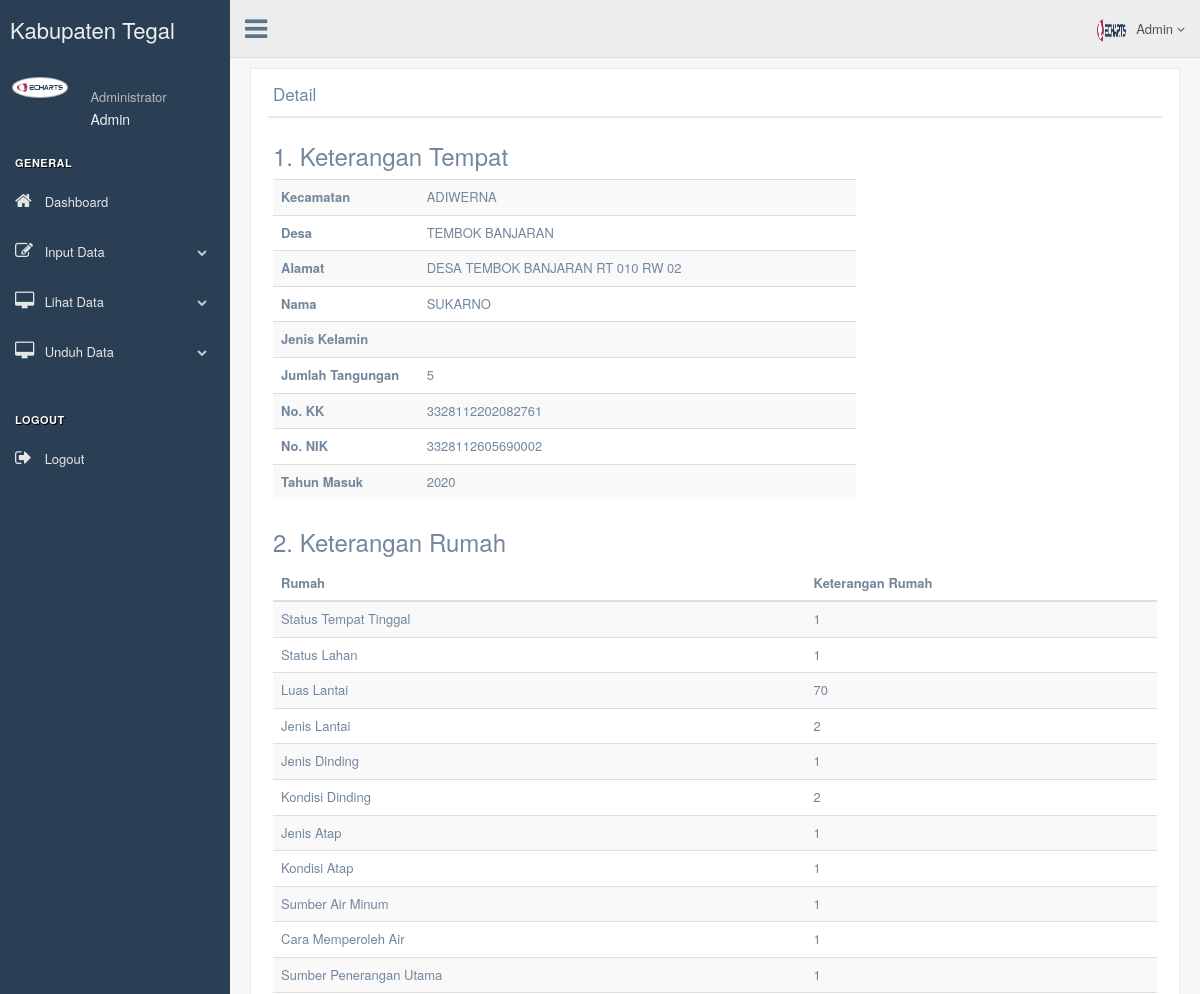
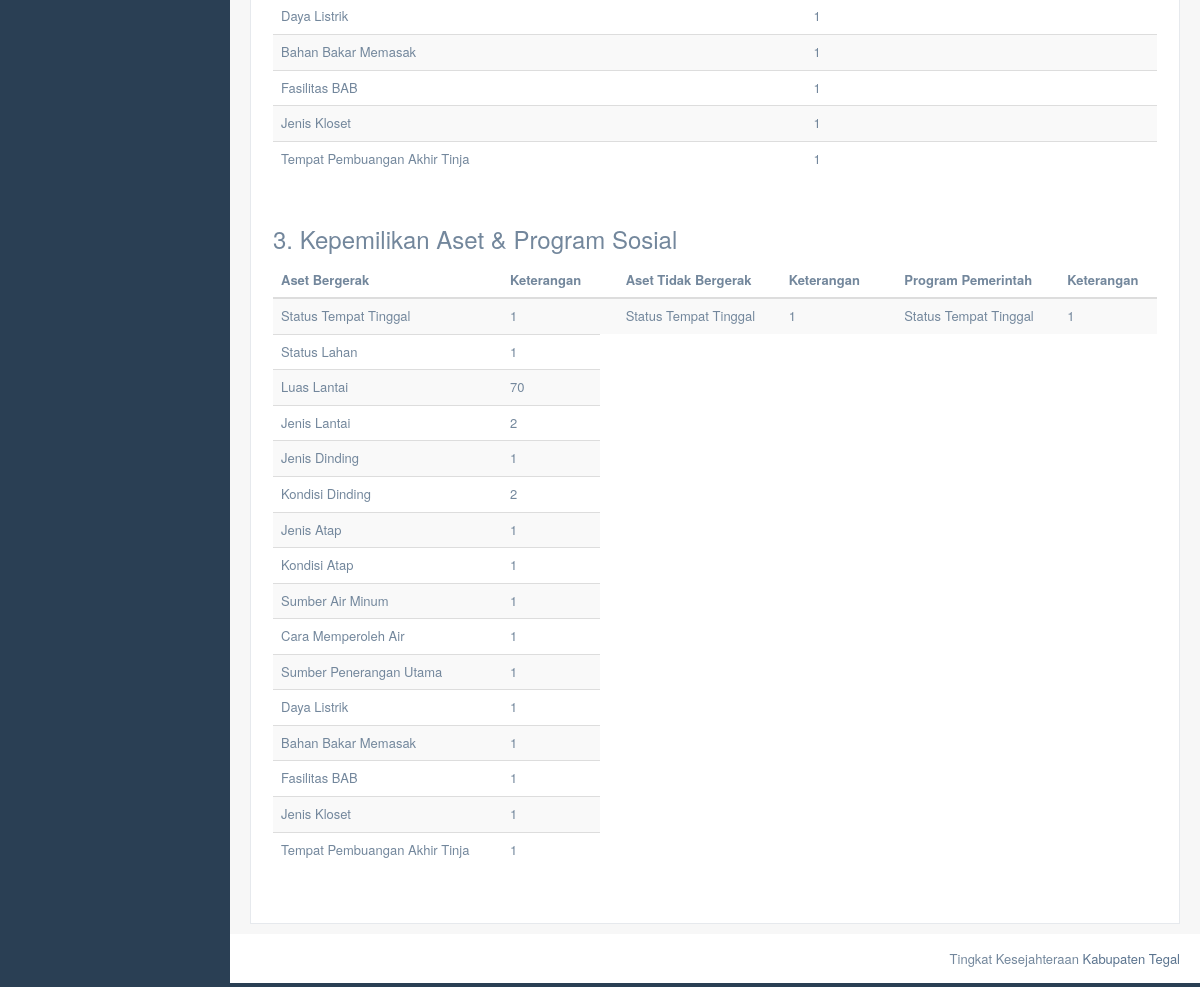
The app's page /c_tabel/detail/1, older data (2 pictures, top to bottom).
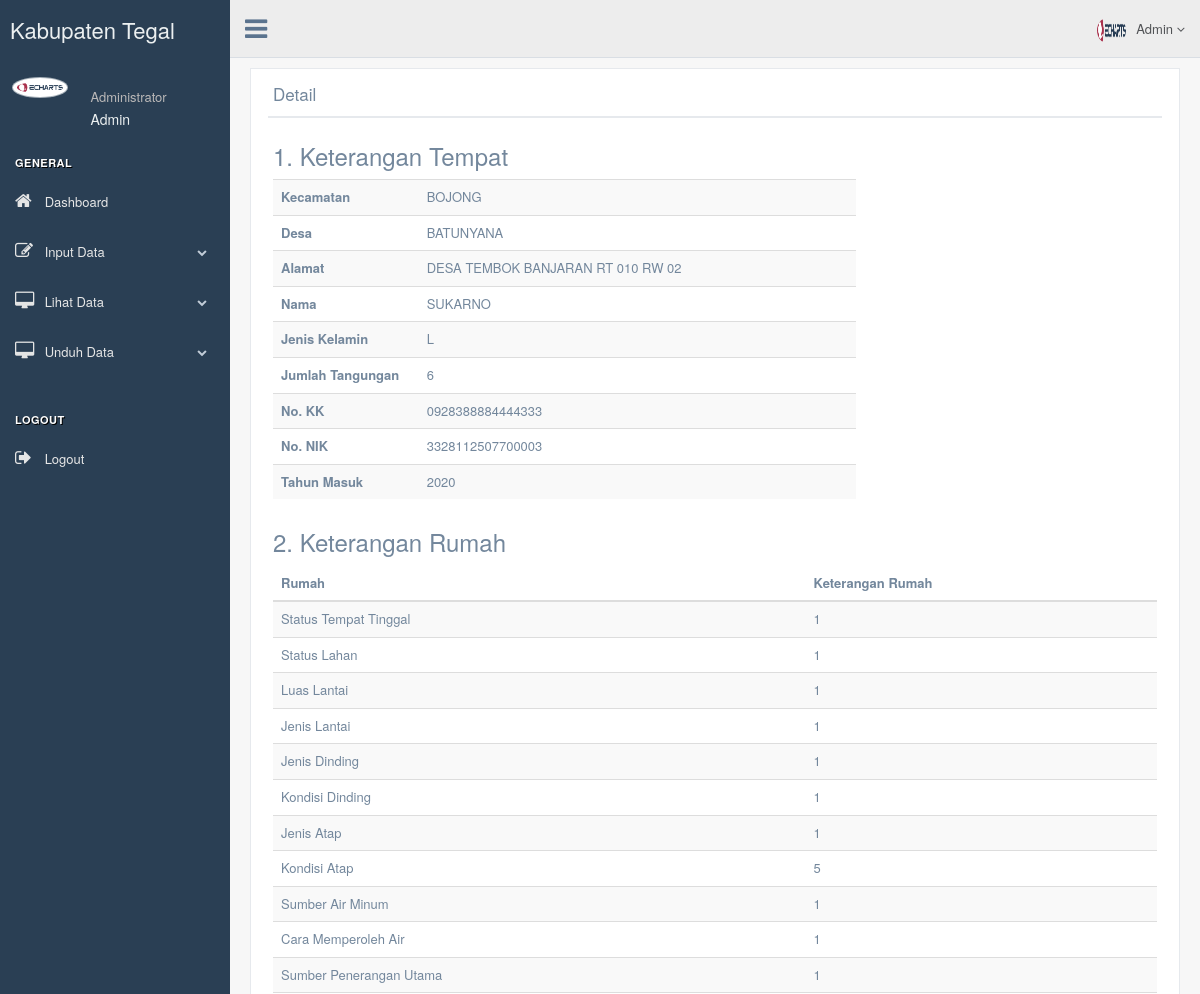
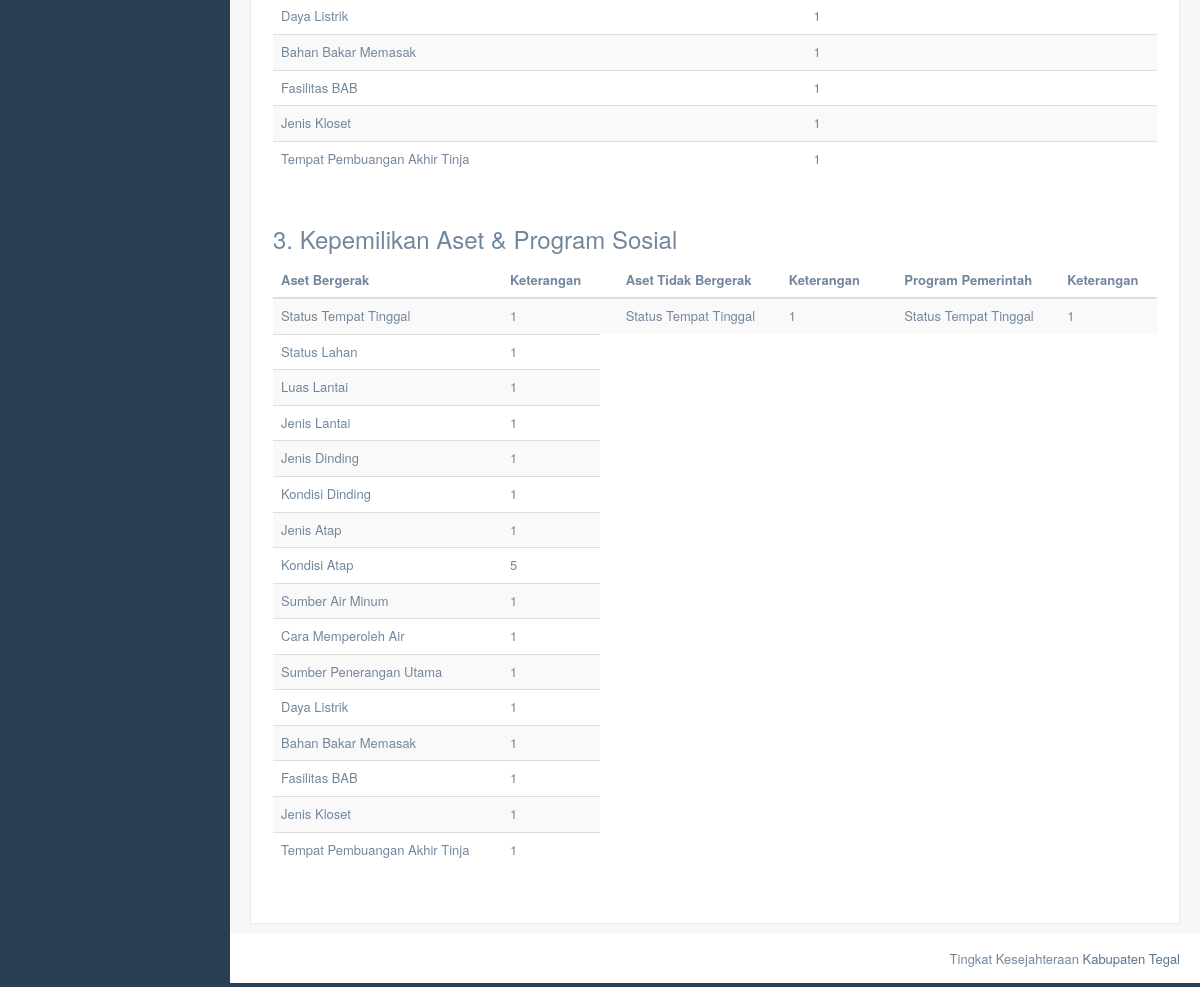
The same page, newer data (2 pictures, top to bottom).
### tables this page shows
CREATE TABLE `tb_klasifikasi_penduduk` (
  `id` int(11) NOT NULL,
  `aset_id` int(11) NOT NULL,
  `rumah_id` int(11) NOT NULL,
  `tempat_id` int(11) NOT NULL,
  `kecamatan` varchar(50) NOT NULL,
  `kelurahan` varchar(50) NOT NULL,
  `jumlah_tanggungan` char(10) NOT NULL,
  `keterangan_rumah` char(10) NOT NULL,
  `jumlah_kepemilikan_aset` char(10) NOT NULL,
  `program_sosial` char(10) NOT NULL,
  `bobot_tanggungan` char(10) NOT NULL,
  `bobot_keterangan_rumah` char(10) NOT NULL,
  `bobot_jumlah_aset` char(10) NOT NULL,
  `bobot_program_sosial` char(10) NOT NULL,
  `total_bobot` decimal(10,0) NOT NULL,
  `klasifikasi` varchar(30) NOT NULL,
  `tahun_klasifikasi` year(4) NOT NULL
);

CREATE TABLE `tb_kecamatan` (
  `kecamatan_id` int(11) NOT NULL,
  `nama_kecamatan` varchar(30) NOT NULL,
  `total_penduduk` char(10) NOT NULL
);

CREATE TABLE `tb_desa` (
  `id_desa` int(3) NOT NULL,
  `nama_desa` varchar(50) NOT NULL,
  `kecamatan_id` char(11) NOT NULL,
  `total_penduduk` char(10) NOT NULL
);

CREATE TABLE `tb_penduduk_pengenalan_tempat` (
  `id` int(11) NOT NULL,
  `kk` char(16) NOT NULL,
  `nik` char(16) NOT NULL,
  `kecamatan` varchar(50) NOT NULL,
  `kelurahan` varchar(50) NOT NULL,
  `alamat` text NOT NULL,
  `nama_krt` varchar(50) NOT NULL,
  `jenis_kelamin` varchar(10) NOT NULL,
  `jumlah_art` char(10) NOT NULL,
  `tahun_input` year(4) NOT NULL
);

CREATE TABLE `tb_penduduk_keterangan_rumah` (
  `id` int(11) NOT NULL,
  `kk` char(16) NOT NULL,
  `status_tempat_tinggal` varchar(50) NOT NULL,
  `status_lahan_tempat_tinggal` varchar(50) NOT NULL,
  `luas_lantai` char(10) NOT NULL,
  `jenis_lantai_terluas` varchar(50) NOT NULL,
  `jenis_dinding_terluas` varchar(50) NOT NULL,
  `kondisi_dinding` varchar(50) NOT NULL,
  `jenis_atap_terluas` varchar(50) NOT NULL,
  `kondisi_atap` varchar(50) NOT NULL,
  `sumber_air_minum` varchar(50) NOT NULL,
  `cara_memperoleh_air_minum` varchar(50) NOT NULL,
  `sumber_penerangan_utama` varchar(50) NOT NULL,
  `daya_terpasang` varchar(20) NOT NULL,
  `bahan_bakar_memasak` varchar(50) NOT NULL,
  `penggunaan_fasilitas_bab` varchar(50) NOT NULL,
  `jenis_kloset` varchar(50) NOT NULL,
  `tempat_pembuangan_akhir_tinja` varchar(50) NOT NULL,
  `total` varchar(10) NOT NULL
);

### application/controllers/c_tabel.php (called while the page is built, shortened)
<?php
class C_Tabel extends My_Controller{
    function __construct(){
        $this->load->helper("url");
        $this->load->model('m_tabel');
        $this->load->library('session');
        $this->load->library('form_validation');
        $this->load->library("pagination");
    }
    public function detail($penduduk_id){
        $this->load->model('m_tabel');
        $data['detail'] = $this->m_tabel->detail_tabel($penduduk_id);
        $this->load->view('templates/header');
        $this->load->view('admin/lihatdata/detail', $data);
        $this->load->view('templates/footer');
    }
}
?>

### index.php (called while the page is built, shortened)
<?php
require_once BASEPATH.'core/CodeIgniter.php';

### application/models/m_tabel.php (called while the page is built, shortened)
<?php
class M_Tabel extends CI_Model{
    public function detail_tabel($id = NULL){
        return $this->db->select('*')->from('tb_klasifikasi_penduduk')
        ->join('tb_penduduk_kepemilikan_aset','tb_penduduk_kepemilikan_aset.id=tb_klasifikasi_penduduk.aset_id')
        ->join('tb_penduduk_keterangan_rumah','tb_penduduk_keterangan_rumah.id=tb_klasifikasi_penduduk.rumah_id')
        ->join('tb_penduduk_pengenalan_tempat','tb_penduduk_pengenalan_tempat.id=tb_klasifikasi_penduduk.tempat_id')
        ->join('tb_kecamatan','tb_kecamatan.kecamatan_id=tb_klasifikasi_penduduk.kecamatan')
        ->join('tb_desa','tb_desa.id_desa=tb_klasifikasi_penduduk.kelurahan')
        ->where(array('tb_klasifikasi_penduduk.id'=>$id))->get()->row();
    }
}
?>

### application/views/admin/lihatdata/detail.php (the view, shortened to what the changed rows need)
<div class="right_col" role="main">
          <div class="">
            <div class="row">
              <div class="col-md-12">
                <div class="x_panel">
                  <div class="x_title">
                    <h2>Detail <small>Penduduk Miskin</small></h2>
                  </div>
                  <div class="x_content">
                    <section class="content invoice">
                      <div class="row invoice-info">
                        <div class="col-sm-8 invoice-col">
                          <table class="table table-striped projects">
                            <tr>
                              <th style="width:25%">Kecamatan</th>
                              <td><?php echo $detail->nama_kecamatan?></td>
                            </tr>
                            <tr>
                              <th>Desa</th>
                              <td><?php echo $detail->nama_desa?></td>
                            </tr>
                            <tr>
                              <th>Alamat</th>
                              <td><?php echo $detail->alamat?></td>
                            </tr>
                            <tr>
                              <th>Nama</th>
                              <td><?php echo $detail->nama_krt?></td>
                            </tr>
                            <tr>
                              <th>Jenis Kelamin</th>
                              <td><?php echo $detail->jenis_kelamin?></td>
                            </tr>
                            <tr>
                              <th>Jumlah Tangungan</th>
                              <td><?php echo $detail->jumlah_art?></td>
                            </tr>
                            <tr>
                              <th>No. KK</th>
                              <td><?php echo $detail->kk?></td>
                              </tr>
                            <tr>
                              <th>No. NIK</th>
                              <td><?php echo $detail->nik ?></td>
                            </tr>
                            <tr>
                              <th>Tahun Masuk</th>
                              <td><?php echo $detail->tahun_input?></td>
                            </tr>
                          </table>
                        </div>
                      </div>
                      <div class="row">
                        <div class="col-xs-12 table">
                          <table class="table table-striped">
                            <thead>
                              <tr>
                                <th>Rumah</th>
                                <th>Keterangan Rumah</th>
                              </tr>
                            </thead>
                            <tbody>
                              <tr>
                                <td>Status Tempat Tinggal</td>
                                <td><?php echo $detail->status_tempat_tinggal ?></td>
                              </tr>
                              <tr>
                                <td>Status Lahan</td>
                                <td><?php echo $detail->status_lahan_tempat_tinggal ?></td>
                              </tr>
                              <tr>
                                <td>Luas Lantai</td>
                                <td><?php echo $detail->luas_lantai ?></td>
                              </tr>
                              <tr>
                                <td>Jenis Lantai</td>
                                <td><?php echo $detail->jenis_lantai_terluas ?></td>
                              </tr>
                              <tr>
                                <td>Jenis Dinding </td>
                                <td><?php echo $detail->jenis_dinding_terluas ?></td>
                              </tr>
                              <tr>
                                <td>Kondisi Dinding</td>
                                <td><?php echo $detail->kondisi_dinding ?></td>
                              </tr>
                              <tr>
                                <td>Jenis Atap</td>
                                <td><?php echo $detail->jenis_atap_terluas ?></td>
                              </tr>
                              <tr>
                                <td>Kondisi Atap</td>
                                <td><?php echo $detail->kondisi_atap ?></td>
                              </tr>
                              <tr>
                                <td>Sumber Air Minum</td>
                                <td><?php echo $detail->sumber_air_minum ?></td>
                              </tr>
                              <tr>
                                <td>Cara Memperoleh Air</td>
                                <td><?php echo $detail->cara_memperoleh_air_minum ?></td>
                              </tr>
                              <tr>
                                <td>Sumber Penerangan Utama</td>
                                <td><?php echo $detail->sumber_penerangan_utama ?></td>
                              </tr>
                              <tr>
                                <td>Daya Listrik</td>
                                <td><?php echo $detail->daya_terpasang ?></td>
                              </tr>
                              <tr>
                                <td>Bahan Bakar Memasak</td>
                                <td><?php echo $detail->bahan_bakar_memasak ?></td>
                              </tr>
                              <tr>
                                <td>Fasilitas BAB</td>
                                <td><?php echo $detail->penggunaan_fasilitas_bab ?></td>
                              </tr>
                              <tr>
                                <td>Jenis Kloset</td>
                                <td><?php echo $detail->jenis_kloset ?></td>
                              </tr>
                              <tr>
                                <td>Tempat Pembuangan Akhir Tinja</td>
                                <td><?php echo $detail->tempat_pembuangan_akhir_tinja ?></td>
                              </tr>
                            </tbody>
                          </table>
                        </div>
                      </div>
  <div class="row">
                        <div class="col-xs-12 table">
                          <table class="table table-striped">
                            <thead>
                              <tr>
                                <th>Aset Bergerak</th>
                                <th>Keterangan </th>
                                <th> </th>
                                <th>Aset Tidak Bergerak</th>
                                <th>Keterangan </th>
                                <th> </th>
                                <th>Program Pemerintah</th>
                                <th>Keterangan </th>
                              </tr>
                            </thead>
                            <tbody>
                              <tr>
                                <td>Status Tempat Tinggal</td>
                                <td><?php echo $detail->status_tempat_tinggal ?></td>
                                <td></td>
                                <td>Status Tempat Tinggal</td>
                                <td><?php echo $detail->status_tempat_tinggal ?></td>
                                <td></td>
                                <td>Status Tempat Tinggal</td>
                                <td><?php echo $detail->status_tempat_tinggal ?></td>
                              </tr>
                              <tr>
                                <td>Status Lahan</td>
                                <td><?php echo $detail->status_lahan_tempat_tinggal ?></td>
                              </tr>
                              <tr>
                                <td>Luas Lantai</td>
                                <td><?php echo $detail->luas_lantai ?></td>
                              </tr>
                              <tr>
                                <td>Jenis Lantai</td>
                                <td><?php echo $detail->jenis_lantai_terluas ?></td>
                              </tr>
                              <tr>
                                <td>Jenis Dinding </td>
                                <td><?php echo $detail->jenis_dinding_terluas ?></td>
                              </tr>
                              <tr>
                                <td>Kondisi Dinding</td>
                                <td><?php echo $detail->kondisi_dinding ?></td>
                              </tr>
                              <tr>
                                <td>Jenis Atap</td>
                                <td><?php echo $detail->jenis_atap_terluas ?></td>
                              </tr>
                              <tr>
                                <td>Kondisi Atap</td>
                                <td><?php echo $detail->kondisi_atap ?></td>
                              </tr>
                              <tr>
                                <td>Sumber Air Minum</td>
                                <td><?php echo $detail->sumber_air_minum ?></td>
                              </tr>
                              <tr>
                                <td>Cara Memperoleh Air</td>
                                <td><?php echo $detail->cara_memperoleh_air_minum ?></td>
                              </tr>
                              <tr>
                                <td>Sumber Penerangan Utama</td>
                                <td><?php echo $detail->sumber_penerangan_utama ?></td>
                              </tr>
                              <tr>
                                <td>Daya Listrik</td>
                                <td><?php echo $detail->daya_terpasang ?></td>
                              </tr>
                              <tr>
                                <td>Bahan Bakar Memasak</td>
                                <td><?php echo $detail->bahan_bakar_memasak ?></td>
                              </tr>
                              <tr>
                                <td>Fasilitas BAB</td>
                                <td><?php echo $detail->penggunaan_fasilitas_bab ?></td>
                              </tr>
                              <tr>
                                <td>Jenis Kloset</td>
                                <td><?php echo $detail->jenis_kloset ?></td>
                              </tr>
                              <tr>
                                <td>Tempat Pembuangan Akhir Tinja</td>
                                <td><?php echo $detail->tempat_pembuangan_akhir_tinja ?></td>
                              </tr>
                            </tbody>
                          </table>
                        </div>
                      </div>
                    </section>
                  </div>
                </div>
              </div>
            </div>
          </div>
        </div>

Row changes from the older to the newer data that the page shows:
changed tb_klasifikasi_penduduk "DESA TEMBOK BANJARAN RT 010 RW 02": tb_kecamatan.nama_kecamatan "ADIWERNA" → "BOJONG"; tb_desa.nama_desa "TEMBOK BANJARAN" → "BATUNYANA"; tb_penduduk_pengenalan_tempat.jenis_kelamin (not shown) → "L"; tb_penduduk_pengenalan_tempat.jumlah_art "5" → "6"; tb_penduduk_pengenalan_tempat.kk "3328112202082761" → "0928388884444333"; tb_penduduk_pengenalan_tempat.nik "3328112605690002" → "3328112507700003"; tb_penduduk_keterangan_rumah.luas_lantai "70" → "1"; tb_penduduk_keterangan_rumah.jenis_lantai_terluas "2" → "1"; tb_penduduk_keterangan_rumah.kondisi_dinding "2" → "1"; tb_penduduk_keterangan_rumah.kondisi_atap "1" → "5"
